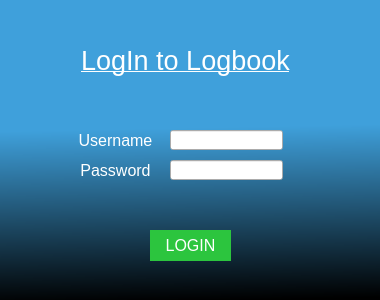
<?xml version="1.0" encoding="UTF-8"?>
<ui version="4.0">
 <class>login_window</class>
 <widget class="QDialog" name="login_window">
  <property name="geometry">
   <rect>
    <x>0</x>
    <y>0</y>
    <width>380</width>
    <height>300</height>
   </rect>
  </property>
  <property name="minimumSize">
   <size>
    <width>380</width>
    <height>300</height>
   </size>
  </property>
  <property name="maximumSize">
   <size>
    <width>380</width>
    <height>300</height>
   </size>
  </property>
  <property name="windowTitle">
   <string>LogIn to Logbook</string>
  </property>
  <property name="autoFillBackground">
   <bool>false</bool>
  </property>
  <property name="styleSheet">
   <string notr="true">QDialog {

	background-color:qlineargradient(spread:pad, x1:0.614, y1:1, x2:0.597, y2:0.323864, stop:0 rgba(0, 0, 0, 255), stop:0.852273 rgba(63, 160, 219, 255))
}
QPushButton {
border: none;
color: rgb(255, 255, 255);
	background-color:rgb(44, 197, 62);
}
QLabel{
color: rgb(255, 255, 255);
}</string>
  </property>
  <widget class="QLabel" name="username_label">
   <property name="geometry">
    <rect>
     <x>70</x>
     <y>130</y>
     <width>91</width>
     <height>21</height>
    </rect>
   </property>
   <property name="font">
    <font>
     <pointsize>12</pointsize>
    </font>
   </property>
   <property name="text">
    <string>Username</string>
   </property>
   <property name="alignment">
    <set>Qt::AlignCenter</set>
   </property>
  </widget>
  <widget class="QLabel" name="password_label">
   <property name="geometry">
    <rect>
     <x>70</x>
     <y>160</y>
     <width>91</width>
     <height>21</height>
    </rect>
   </property>
   <property name="font">
    <font>
     <pointsize>12</pointsize>
    </font>
   </property>
   <property name="text">
    <string>Password</string>
   </property>
   <property name="alignment">
    <set>Qt::AlignCenter</set>
   </property>
  </widget>
  <widget class="QLineEdit" name="username_lineEdit">
   <property name="geometry">
    <rect>
     <x>170</x>
     <y>130</y>
     <width>113</width>
     <height>20</height>
    </rect>
   </property>
   <property name="alignment">
    <set>Qt::AlignCenter</set>
   </property>
  </widget>
  <widget class="QLineEdit" name="password_lineEdit">
   <property name="geometry">
    <rect>
     <x>170</x>
     <y>160</y>
     <width>113</width>
     <height>20</height>
    </rect>
   </property>
   <property name="echoMode">
    <enum>QLineEdit::Password</enum>
   </property>
   <property name="alignment">
    <set>Qt::AlignCenter</set>
   </property>
  </widget>
  <widget class="QPushButton" name="login_btn">
   <property name="geometry">
    <rect>
     <x>150</x>
     <y>230</y>
     <width>81</width>
     <height>31</height>
    </rect>
   </property>
   <property name="font">
    <font>
     <pointsize>12</pointsize>
    </font>
   </property>
   <property name="text">
    <string>LOGIN</string>
   </property>
  </widget>
  <widget class="QLabel" name="title_label">
   <property name="geometry">
    <rect>
     <x>70</x>
     <y>40</y>
     <width>231</width>
     <height>41</height>
    </rect>
   </property>
   <property name="font">
    <font>
     <pointsize>20</pointsize>
     <underline>true</underline>
    </font>
   </property>
   <property name="text">
    <string>LogIn to Logbook</string>
   </property>
   <property name="alignment">
    <set>Qt::AlignCenter</set>
   </property>
  </widget>
 </widget>
 <resources/>
 <connections/>
</ui>
